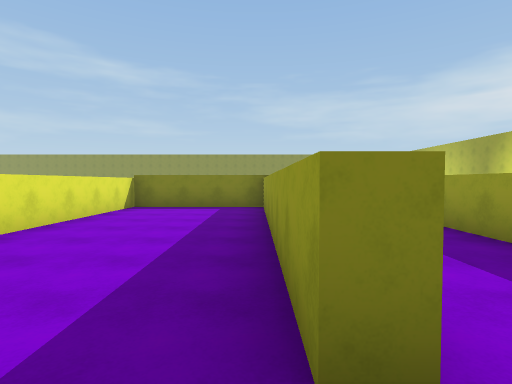
view 1 (above)

16 first-person views from a walk through a scene from a Unity 3-D project. The camera is 1.5 m above the floor, tilts 2° down and sees 80° across. The floor is counted in squares, 2 m on a side. Each view is taken from the middle of a square. On the plan, view 1 faces up. The plan holds only what a view shows up to about 10 squares ahead; the rest is blank. The place goes on beyond the plan. The player is left out. Surface patterns are stand-ins for the level's own textures.

view 2
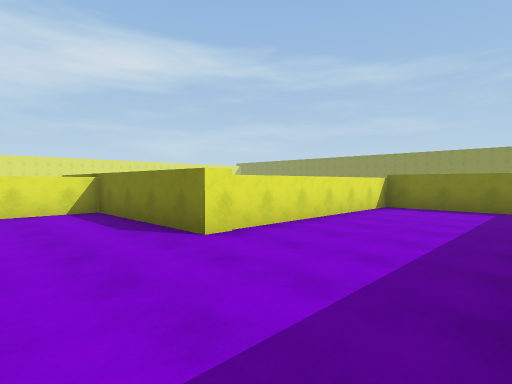

view 3
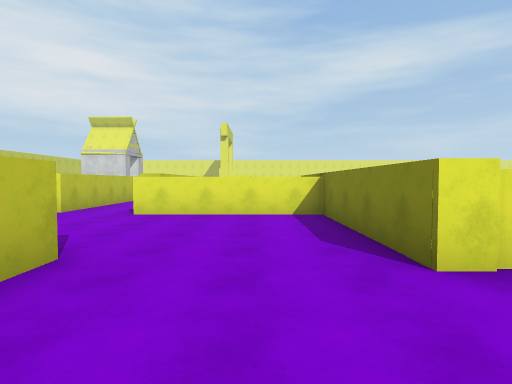

view 4
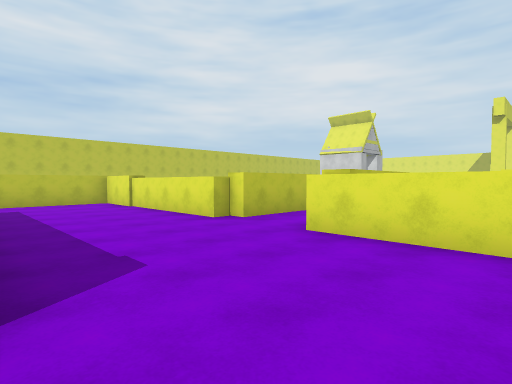

view 5
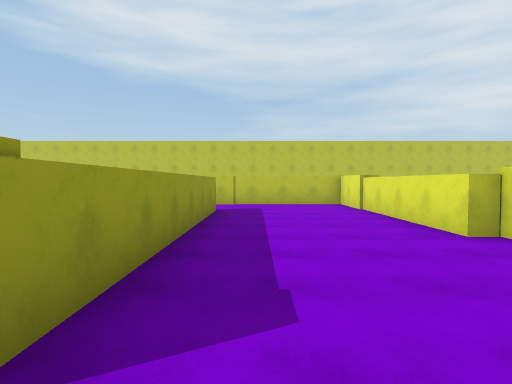

view 6
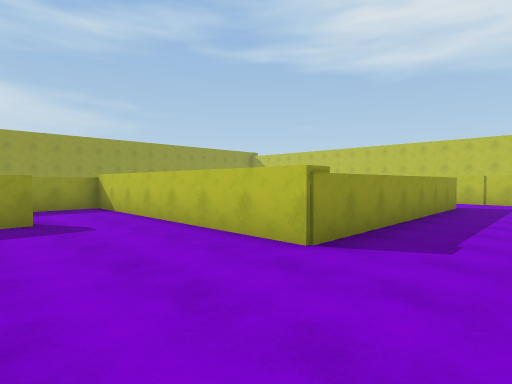

view 7
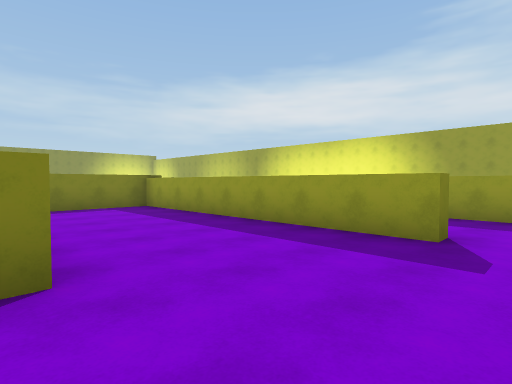

view 8
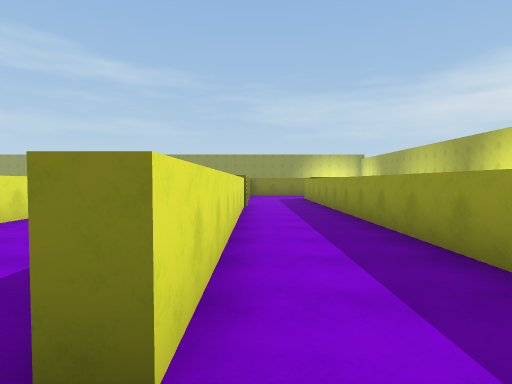

view 9
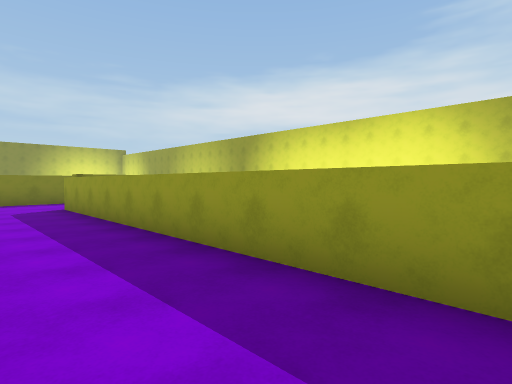

view 10
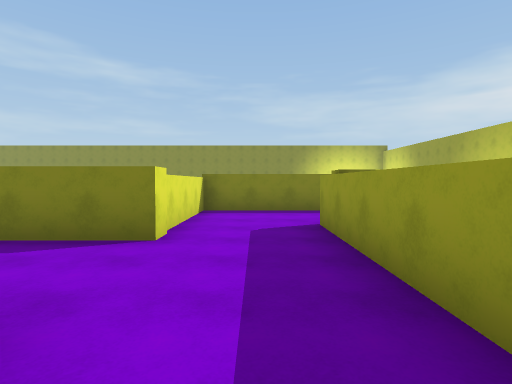

view 11
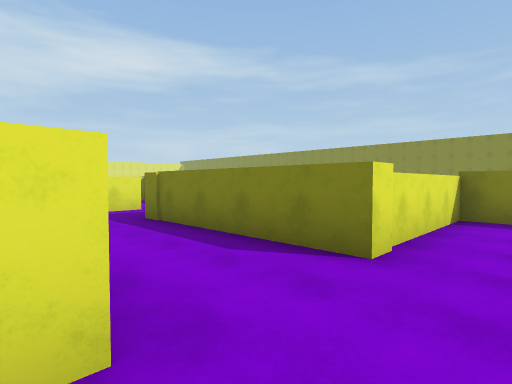

view 12
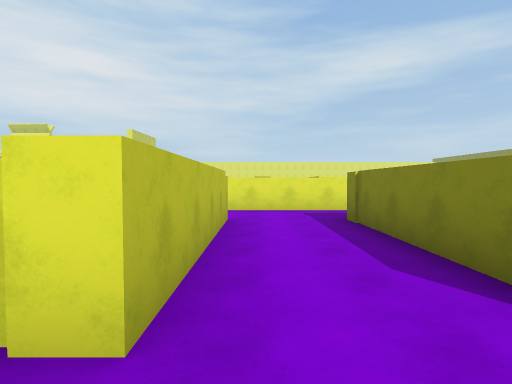

view 13
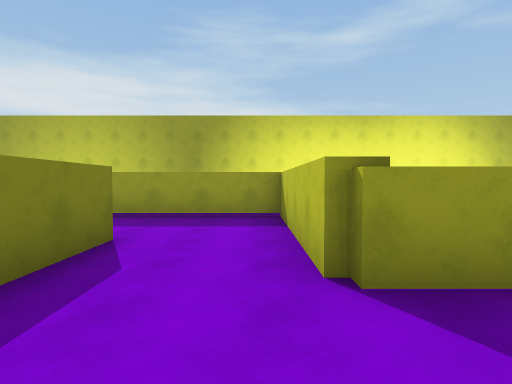

view 14
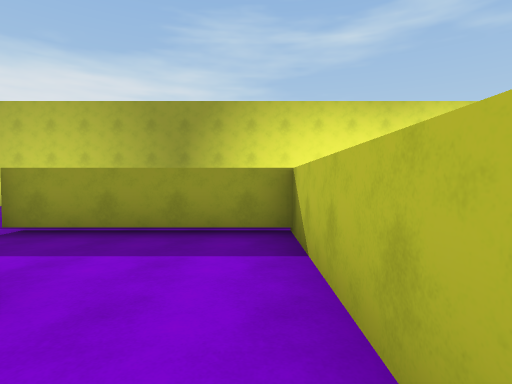

view 15
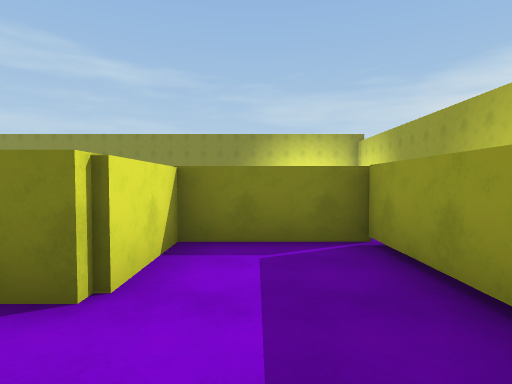

view 16
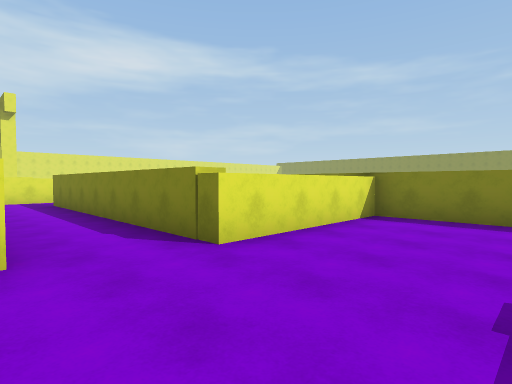

### Floor plan
Key: @ floor where view 1 was taken; # wall or solid block; . floor; T thing the floor can be seen under or through.
Columns run from 12 left of view 1 to 8 right of it. Each row starts with its distance up from view 1.
 18                  ##T.
 17                  #.T.
 16             ######.T.
 15             #......T.
 14             #......#.
 13             #..#####
 12       #.#####..#
 11       #........#
 10       #........#
  9       #.#####..#
  8         #...#..#
  7         #...#..#
  6         #...#..#
  5         #...#..#
  4         #...#..#
  3     #####...#..#
  2     #.......#..#
  1     #..........#
  0     #.......@..#
 -1    ##...########
 -2 ####....#
 -3 ........#
 -4  ####...#
 -5     #...#
 -6     #...#
 -7     #...#
 -8     #....
 -9     #....
-10     #####

Where each view was taken, in squares from view 1:
view 1: 0 up, 0 right, facing up
view 2: 0 up, 0 right, facing up-left
view 3: 1 up, 1 left, facing left
view 4: 1 up, 4 left, facing down-left
view 5: 0 up, 5 left, facing down
view 6: 2 up, 6 left, facing down-right
view 7: 0 up, 4 left, facing up-right
view 8: 0 up, 1 right, facing up
view 9: 4 up, 1 right, facing up-right
view 10: 8 up, 2 right, facing up
view 11: 9 up, 2 right, facing up-left
view 12: 10 up, 2 right, facing left
view 13: 14 up, 1 right, facing right
view 14: 14 up, 3 right, facing right
view 15: 14 up, 6 right, facing up
view 16: 4 down, 5 left, facing up-left
